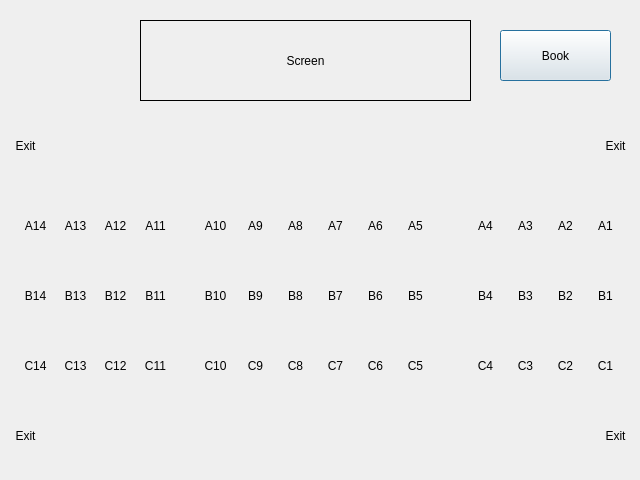
<?xml version="1.0" encoding="UTF-8"?>
<ui version="4.0">
 <class>DiamondHall</class>
 <widget class="QDialog" name="DiamondHall">
  <property name="geometry">
   <rect>
    <x>0</x>
    <y>0</y>
    <width>640</width>
    <height>480</height>
   </rect>
  </property>
  <property name="windowTitle">
   <string>Dialog</string>
  </property>
  <widget class="QLabel" name="sc5">
   <property name="geometry">
    <rect>
     <x>400</x>
     <y>350</y>
     <width>31</width>
     <height>31</height>
    </rect>
   </property>
   <property name="text">
    <string>C5</string>
   </property>
   <property name="alignment">
    <set>Qt::AlignCenter</set>
   </property>
  </widget>
  <widget class="QLabel" name="sc1">
   <property name="geometry">
    <rect>
     <x>590</x>
     <y>350</y>
     <width>31</width>
     <height>31</height>
    </rect>
   </property>
   <property name="text">
    <string>C1</string>
   </property>
   <property name="alignment">
    <set>Qt::AlignCenter</set>
   </property>
  </widget>
  <widget class="QLabel" name="sc6">
   <property name="geometry">
    <rect>
     <x>360</x>
     <y>350</y>
     <width>31</width>
     <height>31</height>
    </rect>
   </property>
   <property name="text">
    <string>C6</string>
   </property>
   <property name="alignment">
    <set>Qt::AlignCenter</set>
   </property>
  </widget>
  <widget class="QLabel" name="screen">
   <property name="geometry">
    <rect>
     <x>140</x>
     <y>20</y>
     <width>331</width>
     <height>81</height>
    </rect>
   </property>
   <property name="frameShape">
    <enum>QFrame::Box</enum>
   </property>
   <property name="text">
    <string>Screen</string>
   </property>
   <property name="alignment">
    <set>Qt::AlignCenter</set>
   </property>
  </widget>
  <widget class="QLabel" name="sb2">
   <property name="geometry">
    <rect>
     <x>550</x>
     <y>280</y>
     <width>31</width>
     <height>31</height>
    </rect>
   </property>
   <property name="text">
    <string>B2</string>
   </property>
   <property name="alignment">
    <set>Qt::AlignCenter</set>
   </property>
  </widget>
  <widget class="QLabel" name="sc3">
   <property name="geometry">
    <rect>
     <x>510</x>
     <y>350</y>
     <width>31</width>
     <height>31</height>
    </rect>
   </property>
   <property name="text">
    <string>C3</string>
   </property>
   <property name="alignment">
    <set>Qt::AlignCenter</set>
   </property>
  </widget>
  <widget class="QLabel" name="sa1">
   <property name="geometry">
    <rect>
     <x>590</x>
     <y>210</y>
     <width>31</width>
     <height>31</height>
    </rect>
   </property>
   <property name="text">
    <string>A1</string>
   </property>
   <property name="alignment">
    <set>Qt::AlignCenter</set>
   </property>
  </widget>
  <widget class="QLabel" name="exit">
   <property name="geometry">
    <rect>
     <x>600</x>
     <y>130</y>
     <width>31</width>
     <height>31</height>
    </rect>
   </property>
   <property name="text">
    <string>Exit</string>
   </property>
   <property name="alignment">
    <set>Qt::AlignCenter</set>
   </property>
  </widget>
  <widget class="QLabel" name="exit_4">
   <property name="geometry">
    <rect>
     <x>600</x>
     <y>420</y>
     <width>31</width>
     <height>31</height>
    </rect>
   </property>
   <property name="text">
    <string>Exit</string>
   </property>
   <property name="alignment">
    <set>Qt::AlignCenter</set>
   </property>
  </widget>
  <widget class="QLabel" name="sb3">
   <property name="geometry">
    <rect>
     <x>510</x>
     <y>280</y>
     <width>31</width>
     <height>31</height>
    </rect>
   </property>
   <property name="text">
    <string>B3</string>
   </property>
   <property name="alignment">
    <set>Qt::AlignCenter</set>
   </property>
  </widget>
  <widget class="QLabel" name="sc2">
   <property name="geometry">
    <rect>
     <x>550</x>
     <y>350</y>
     <width>31</width>
     <height>31</height>
    </rect>
   </property>
   <property name="text">
    <string>C2</string>
   </property>
   <property name="alignment">
    <set>Qt::AlignCenter</set>
   </property>
  </widget>
  <widget class="QLabel" name="exit_2">
   <property name="geometry">
    <rect>
     <x>10</x>
     <y>130</y>
     <width>31</width>
     <height>31</height>
    </rect>
   </property>
   <property name="text">
    <string>Exit</string>
   </property>
   <property name="alignment">
    <set>Qt::AlignCenter</set>
   </property>
  </widget>
  <widget class="QLabel" name="sa8">
   <property name="geometry">
    <rect>
     <x>280</x>
     <y>210</y>
     <width>31</width>
     <height>31</height>
    </rect>
   </property>
   <property name="text">
    <string>A8</string>
   </property>
   <property name="alignment">
    <set>Qt::AlignCenter</set>
   </property>
  </widget>
  <widget class="QLabel" name="sc11">
   <property name="geometry">
    <rect>
     <x>140</x>
     <y>350</y>
     <width>31</width>
     <height>31</height>
    </rect>
   </property>
   <property name="text">
    <string>C11</string>
   </property>
   <property name="alignment">
    <set>Qt::AlignCenter</set>
   </property>
  </widget>
  <widget class="QLabel" name="sa10">
   <property name="geometry">
    <rect>
     <x>200</x>
     <y>210</y>
     <width>31</width>
     <height>31</height>
    </rect>
   </property>
   <property name="text">
    <string>A10</string>
   </property>
   <property name="alignment">
    <set>Qt::AlignCenter</set>
   </property>
  </widget>
  <widget class="QLabel" name="sa3">
   <property name="geometry">
    <rect>
     <x>510</x>
     <y>210</y>
     <width>31</width>
     <height>31</height>
    </rect>
   </property>
   <property name="text">
    <string>A3</string>
   </property>
   <property name="alignment">
    <set>Qt::AlignCenter</set>
   </property>
  </widget>
  <widget class="QLabel" name="sa2">
   <property name="geometry">
    <rect>
     <x>550</x>
     <y>210</y>
     <width>31</width>
     <height>31</height>
    </rect>
   </property>
   <property name="text">
    <string>A2</string>
   </property>
   <property name="alignment">
    <set>Qt::AlignCenter</set>
   </property>
  </widget>
  <widget class="QLabel" name="sb9">
   <property name="geometry">
    <rect>
     <x>240</x>
     <y>280</y>
     <width>31</width>
     <height>31</height>
    </rect>
   </property>
   <property name="text">
    <string>B9</string>
   </property>
   <property name="alignment">
    <set>Qt::AlignCenter</set>
   </property>
  </widget>
  <widget class="QLabel" name="sc13">
   <property name="geometry">
    <rect>
     <x>60</x>
     <y>350</y>
     <width>31</width>
     <height>31</height>
    </rect>
   </property>
   <property name="text">
    <string>C13</string>
   </property>
   <property name="alignment">
    <set>Qt::AlignCenter</set>
   </property>
  </widget>
  <widget class="QLabel" name="sc10">
   <property name="geometry">
    <rect>
     <x>200</x>
     <y>350</y>
     <width>31</width>
     <height>31</height>
    </rect>
   </property>
   <property name="text">
    <string>C10</string>
   </property>
   <property name="alignment">
    <set>Qt::AlignCenter</set>
   </property>
  </widget>
  <widget class="QLabel" name="sb13">
   <property name="geometry">
    <rect>
     <x>60</x>
     <y>280</y>
     <width>31</width>
     <height>31</height>
    </rect>
   </property>
   <property name="text">
    <string>B13</string>
   </property>
   <property name="alignment">
    <set>Qt::AlignCenter</set>
   </property>
  </widget>
  <widget class="QLabel" name="sc14">
   <property name="geometry">
    <rect>
     <x>20</x>
     <y>350</y>
     <width>31</width>
     <height>31</height>
    </rect>
   </property>
   <property name="text">
    <string>C14</string>
   </property>
   <property name="alignment">
    <set>Qt::AlignCenter</set>
   </property>
  </widget>
  <widget class="QLabel" name="sc9">
   <property name="geometry">
    <rect>
     <x>240</x>
     <y>350</y>
     <width>31</width>
     <height>31</height>
    </rect>
   </property>
   <property name="text">
    <string>C9</string>
   </property>
   <property name="alignment">
    <set>Qt::AlignCenter</set>
   </property>
  </widget>
  <widget class="QLabel" name="sb7">
   <property name="geometry">
    <rect>
     <x>320</x>
     <y>280</y>
     <width>31</width>
     <height>31</height>
    </rect>
   </property>
   <property name="text">
    <string>B7</string>
   </property>
   <property name="alignment">
    <set>Qt::AlignCenter</set>
   </property>
  </widget>
  <widget class="QLabel" name="sa11">
   <property name="geometry">
    <rect>
     <x>140</x>
     <y>210</y>
     <width>31</width>
     <height>31</height>
    </rect>
   </property>
   <property name="text">
    <string>A11</string>
   </property>
   <property name="alignment">
    <set>Qt::AlignCenter</set>
   </property>
  </widget>
  <widget class="QLabel" name="sb12">
   <property name="geometry">
    <rect>
     <x>100</x>
     <y>280</y>
     <width>31</width>
     <height>31</height>
    </rect>
   </property>
   <property name="text">
    <string>B12</string>
   </property>
   <property name="alignment">
    <set>Qt::AlignCenter</set>
   </property>
  </widget>
  <widget class="QLabel" name="sa13">
   <property name="geometry">
    <rect>
     <x>60</x>
     <y>210</y>
     <width>31</width>
     <height>31</height>
    </rect>
   </property>
   <property name="text">
    <string>A13</string>
   </property>
   <property name="alignment">
    <set>Qt::AlignCenter</set>
   </property>
  </widget>
  <widget class="QLabel" name="sb11">
   <property name="geometry">
    <rect>
     <x>140</x>
     <y>280</y>
     <width>31</width>
     <height>31</height>
    </rect>
   </property>
   <property name="text">
    <string>B11</string>
   </property>
   <property name="alignment">
    <set>Qt::AlignCenter</set>
   </property>
  </widget>
  <widget class="QLabel" name="sc4">
   <property name="geometry">
    <rect>
     <x>470</x>
     <y>350</y>
     <width>31</width>
     <height>31</height>
    </rect>
   </property>
   <property name="text">
    <string>C4</string>
   </property>
   <property name="alignment">
    <set>Qt::AlignCenter</set>
   </property>
  </widget>
  <widget class="QLabel" name="sb10">
   <property name="geometry">
    <rect>
     <x>200</x>
     <y>280</y>
     <width>31</width>
     <height>31</height>
    </rect>
   </property>
   <property name="text">
    <string>B10</string>
   </property>
   <property name="alignment">
    <set>Qt::AlignCenter</set>
   </property>
  </widget>
  <widget class="QLabel" name="sa5">
   <property name="geometry">
    <rect>
     <x>400</x>
     <y>210</y>
     <width>31</width>
     <height>31</height>
    </rect>
   </property>
   <property name="text">
    <string>A5</string>
   </property>
   <property name="alignment">
    <set>Qt::AlignCenter</set>
   </property>
  </widget>
  <widget class="QLabel" name="sc8">
   <property name="geometry">
    <rect>
     <x>280</x>
     <y>350</y>
     <width>31</width>
     <height>31</height>
    </rect>
   </property>
   <property name="text">
    <string>C8</string>
   </property>
   <property name="alignment">
    <set>Qt::AlignCenter</set>
   </property>
  </widget>
  <widget class="QLabel" name="sb1">
   <property name="geometry">
    <rect>
     <x>590</x>
     <y>280</y>
     <width>31</width>
     <height>31</height>
    </rect>
   </property>
   <property name="text">
    <string>B1</string>
   </property>
   <property name="alignment">
    <set>Qt::AlignCenter</set>
   </property>
  </widget>
  <widget class="QLabel" name="sa7">
   <property name="geometry">
    <rect>
     <x>320</x>
     <y>210</y>
     <width>31</width>
     <height>31</height>
    </rect>
   </property>
   <property name="text">
    <string>A7</string>
   </property>
   <property name="alignment">
    <set>Qt::AlignCenter</set>
   </property>
  </widget>
  <widget class="QLabel" name="sb6">
   <property name="geometry">
    <rect>
     <x>360</x>
     <y>280</y>
     <width>31</width>
     <height>31</height>
    </rect>
   </property>
   <property name="text">
    <string>B6</string>
   </property>
   <property name="alignment">
    <set>Qt::AlignCenter</set>
   </property>
  </widget>
  <widget class="QLabel" name="sa6">
   <property name="geometry">
    <rect>
     <x>360</x>
     <y>210</y>
     <width>31</width>
     <height>31</height>
    </rect>
   </property>
   <property name="text">
    <string>A6</string>
   </property>
   <property name="alignment">
    <set>Qt::AlignCenter</set>
   </property>
  </widget>
  <widget class="QLabel" name="sb5">
   <property name="geometry">
    <rect>
     <x>400</x>
     <y>280</y>
     <width>31</width>
     <height>31</height>
    </rect>
   </property>
   <property name="text">
    <string>B5</string>
   </property>
   <property name="alignment">
    <set>Qt::AlignCenter</set>
   </property>
  </widget>
  <widget class="QLabel" name="sc7">
   <property name="geometry">
    <rect>
     <x>320</x>
     <y>350</y>
     <width>31</width>
     <height>31</height>
    </rect>
   </property>
   <property name="text">
    <string>C7</string>
   </property>
   <property name="alignment">
    <set>Qt::AlignCenter</set>
   </property>
  </widget>
  <widget class="QLabel" name="sa14">
   <property name="geometry">
    <rect>
     <x>20</x>
     <y>210</y>
     <width>31</width>
     <height>31</height>
    </rect>
   </property>
   <property name="text">
    <string>A14</string>
   </property>
   <property name="alignment">
    <set>Qt::AlignCenter</set>
   </property>
  </widget>
  <widget class="QLabel" name="sa4">
   <property name="geometry">
    <rect>
     <x>470</x>
     <y>210</y>
     <width>31</width>
     <height>31</height>
    </rect>
   </property>
   <property name="text">
    <string>A4</string>
   </property>
   <property name="alignment">
    <set>Qt::AlignCenter</set>
   </property>
  </widget>
  <widget class="QLabel" name="sb14">
   <property name="geometry">
    <rect>
     <x>20</x>
     <y>280</y>
     <width>31</width>
     <height>31</height>
    </rect>
   </property>
   <property name="text">
    <string>B14</string>
   </property>
   <property name="alignment">
    <set>Qt::AlignCenter</set>
   </property>
  </widget>
  <widget class="QLabel" name="sb4">
   <property name="geometry">
    <rect>
     <x>470</x>
     <y>280</y>
     <width>31</width>
     <height>31</height>
    </rect>
   </property>
   <property name="text">
    <string>B4</string>
   </property>
   <property name="alignment">
    <set>Qt::AlignCenter</set>
   </property>
  </widget>
  <widget class="QLabel" name="sb8">
   <property name="geometry">
    <rect>
     <x>280</x>
     <y>280</y>
     <width>31</width>
     <height>31</height>
    </rect>
   </property>
   <property name="text">
    <string>B8</string>
   </property>
   <property name="alignment">
    <set>Qt::AlignCenter</set>
   </property>
  </widget>
  <widget class="QLabel" name="exit_3">
   <property name="geometry">
    <rect>
     <x>10</x>
     <y>420</y>
     <width>31</width>
     <height>31</height>
    </rect>
   </property>
   <property name="text">
    <string>Exit</string>
   </property>
   <property name="alignment">
    <set>Qt::AlignCenter</set>
   </property>
  </widget>
  <widget class="QLabel" name="sc12">
   <property name="geometry">
    <rect>
     <x>100</x>
     <y>350</y>
     <width>31</width>
     <height>31</height>
    </rect>
   </property>
   <property name="text">
    <string>C12</string>
   </property>
   <property name="alignment">
    <set>Qt::AlignCenter</set>
   </property>
  </widget>
  <widget class="QLabel" name="sa9">
   <property name="geometry">
    <rect>
     <x>240</x>
     <y>210</y>
     <width>31</width>
     <height>31</height>
    </rect>
   </property>
   <property name="text">
    <string>A9</string>
   </property>
   <property name="alignment">
    <set>Qt::AlignCenter</set>
   </property>
  </widget>
  <widget class="QLabel" name="sa12">
   <property name="geometry">
    <rect>
     <x>100</x>
     <y>210</y>
     <width>31</width>
     <height>31</height>
    </rect>
   </property>
   <property name="text">
    <string>A12</string>
   </property>
   <property name="alignment">
    <set>Qt::AlignCenter</set>
   </property>
  </widget>
  <widget class="QPushButton" name="book">
   <property name="geometry">
    <rect>
     <x>500</x>
     <y>30</y>
     <width>111</width>
     <height>51</height>
    </rect>
   </property>
   <property name="text">
    <string>Book</string>
   </property>
  </widget>
 </widget>
 <resources/>
 <connections/>
</ui>
